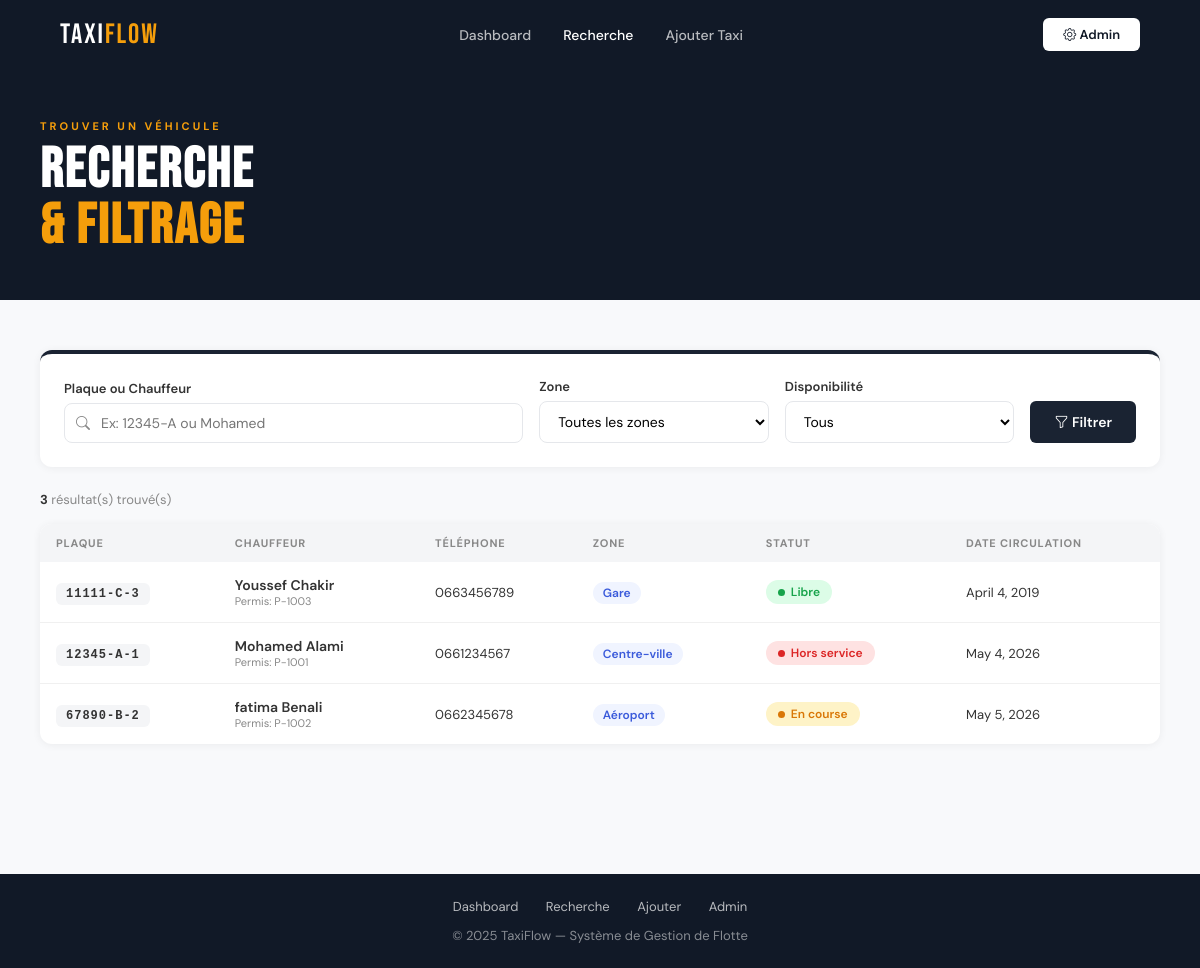
Page /recherche/ on the committed database.
### gestion/models.py (models this page shows, shortened)
class Taxi(models.Model):
    STATUT_CHOICES = [
        ('libre', 'Libre'),
        ('en_course', 'En course'),
        ('hors_service', 'Hors service'),
    ]
    plaque = models.CharField(max_length=20, unique=True, verbose_name="Plaque d'immatriculation")
    chauffeur = models.ForeignKey(
        Chauffeur,
        on_delete=models.SET_NULL,
        null=True, blank=True,
        verbose_name="Chauffeur assigné"
    )
    disponibilite = models.BooleanField(default=True, verbose_name="Disponible")
    statut = models.CharField(max_length=20, choices=STATUT_CHOICES, default='libre', verbose_name="Statut")
    zone = models.ForeignKey(
        Zone,
        on_delete=models.SET_NULL,
        null=True, blank=True,
        verbose_name="Zone d'opération"
    )
    date_mise_circulation = models.DateField(verbose_name="Date de mise en circulation")
    class Meta:
        verbose_name = "Taxi"
        verbose_name_plural = "Taxis"
        ordering = ['plaque']

class Chauffeur(models.Model):
    nom = models.CharField(max_length=100, verbose_name="Nom")
    prenom = models.CharField(max_length=100, verbose_name="Prénom")
    numero_permis = models.CharField(max_length=50, unique=True, verbose_name="N° Permis")
    telephone = models.CharField(max_length=20, verbose_name="Téléphone")
    def __str__(self):
        return f"{self.prenom} {self.nom}"
    class Meta:
        verbose_name = "Chauffeur"
        verbose_name_plural = "Chauffeurs"

class Zone(models.Model):
    nom_zone = models.CharField(max_length=100, verbose_name="Nom de la zone")
    tarif_base = models.DecimalField(max_digits=8, decimal_places=2, verbose_name="Tarif de base (MAD)")
    def __str__(self):
        return self.nom_zone
    class Meta:
        verbose_name = "Zone"
        verbose_name_plural = "Zones"

### gestion/views.py (the view)
# urls.py: path('recherche/', views.recherche, name='recherche'),
def recherche(request):
    taxis = Taxi.objects.select_related('chauffeur', 'zone').all()
    zones = Zone.objects.all()
    q = request.GET.get('q', '')           # Recherche texte (plaque ou chauffeur)
    zone_id = request.GET.get('zone', '')  # Filtre par zone
    dispo = request.GET.get('disponibilite', '')  # Filtre disponibilité
    if q:
        taxis = taxis.filter(
            Q(plaque__icontains=q) |
            Q(chauffeur__nom__icontains=q) |
            Q(chauffeur__prenom__icontains=q)
        )
    if zone_id:
        taxis = taxis.filter(zone_id=zone_id)
    if dispo:
        taxis = taxis.filter(disponibilite=(dispo == 'true'))
    context = {
        'taxis': taxis,
        'zones': zones,
        'q': q,
        'zone_id': zone_id,
        'dispo': dispo,
    }
    return render(request, 'gestion/recherche.html', context)

### gestion/templates/gestion/recherche.html (shortened to what this page needs)
{% extends 'gestion/base.html' %}
{% block nav_search %}active{% endblock %}
{% block content %}
<section style="background:var(--darker);padding:50px 0 45px;">
    <div class="container">
        <p style="color:var(--course);font-size:11px;font-weight:700;letter-spacing:3px;text-transform:uppercase;margin-bottom:10px;">TROUVER UN VÉHICULE</p>
        <h1 style="font-family:'Bebas Neue',sans-serif;font-size:56px;color:white;letter-spacing:2px;line-height:1;">
            RECHERCHE<br><span style="color:var(--course);">& FILTRAGE</span>
        </h1>
    </div>
</section>
<section style="padding:50px 0;">
    <div class="container">
        <div class="card mb-3" style="border-top: 4px solid var(--dark);">
            <form method="get">
                <div style="display:grid;grid-template-columns:2fr 1fr 1fr auto;gap:16px;align-items:end;">
                    <div class="form-group" style="margin-bottom:0;">
                        <label class="form-label">Plaque ou Chauffeur</label>
                        <div style="position:relative;">
                            <i class="bi bi-search" style="position:absolute;left:12px;top:50%;transform:translateY(-50%);color:var(--muted);font-size:14px;"></i>
                            <input type="text" name="q" value="{{ q }}" class="form-control" style="padding-left:36px;" placeholder="Ex: 12345-A ou Mohamed">
                        </div>
                    </div>
                    <div class="form-group" style="margin-bottom:0;">
                        <label class="form-label">Zone</label>
                        <select name="zone" class="form-select">
                            <option value="">Toutes les zones</option>
                        </select>
                    </div>
                    <div class="form-group" style="margin-bottom:0;">
                        <label class="form-label">Disponibilité</label>
                        <select name="disponibilite" class="form-select">
                            <option value="">Tous</option>
                        </select>
                    </div>
                    <button type="submit" class="btn-primary" style="height:42px;white-space:nowrap;">
                        <i class="bi bi-funnel"></i> Filtrer
                    </button>
                </div>
            </form>
        </div>
        <div class="flex-between mb-2">
            <p style="font-size:13px;color:var(--muted);">
                <strong style="color:var(--text);">{{ taxis|length }}</strong> résultat(s) trouvé(s)
            </p>
        </div>
        <div class="card" style="padding:0;overflow:hidden;">
            <table>
                <thead>
                    <tr>
                        <th>Plaque</th>
                        <th>Chauffeur</th>
                        <th>Téléphone</th>
                        <th>Zone</th>
                        <th>Statut</th>
                        <th>Date circulation</th>
                    </tr>
                </thead>
                <tbody>
                {% for taxi in taxis %}
                <tr>
                    <td><span class="plaque-badge">{{ taxi.plaque }}</span></td>
                    <td>
                        {% if taxi.chauffeur %}
                        <div style="font-weight:600;">{{ taxi.chauffeur }}</div>
                        <div style="font-size:11px;color:var(--muted);">Permis: {{ taxi.chauffeur.numero_permis }}</div>
                        {% else %}
                        <span class="text-muted text-sm">—</span>
                        {% endif %}
                    </td>
                    <td>
                        {% if taxi.chauffeur %}
                        <span class="text-sm">{{ taxi.chauffeur.telephone }}</span>
                        {% else %}<span class="text-muted text-sm">—</span>{% endif %}
                    </td>
                    <td>
                        {% if taxi.zone %}
                        <span style="background:#f0f4ff;color:#3b5bdb;padding:3px 10px;border-radius:20px;font-size:12px;font-weight:600;">
                            {{ taxi.zone }}
                        </span>
                        {% else %}<span class="text-muted text-sm">—</span>{% endif %}
                    </td>
                    <td>
                        {% if taxi.statut == 'libre' %}
                            <span class="badge-status badge-libre"><span class="dot"></span>Libre</span>
                        {% elif taxi.statut == 'en_course' %}
                            <span class="badge-status badge-course"><span class="dot"></span>En course</span>
                        {% else %}
                            <span class="badge-status badge-hors"><span class="dot"></span>Hors service</span>
                        {% endif %}
                    </td>
                    <td class="text-sm">{{ taxi.date_mise_circulation }}</td>
                </tr>
                {% endfor %}
                </tbody>
            </table>
        </div>
    </div>
</section>
{% endblock %}

### gestion/templates/gestion/base.html (style rules this page uses)
:root { --dark: #1a2332; --darker: #111927; --card-bg: #f4f5f7; --accent: #1a2332; --text: #333; --muted: #888; --libre: #22c55e; --course: #f59e0b; --hors: #ef4444; }
* { margin: 0; padding: 0; box-sizing: border-box; }
body { font-family: 'DM Sans', sans-serif; background: #f8f9fb; color: var(--text); }
.btn-primary { background: var(--dark); color: white; padding: 10px 24px; border: none; border-radius: 6px; font-family: 'DM Sans', sans-serif; font-size: 14px; font-weight: 600; cursor: pointer; text-decoration: none; display: inline-block; transition: opacity 0.2s; }
.badge-status { display: inline-flex; align-items: center; gap: 6px; padding: 4px 12px; border-radius: 20px; font-size: 12px; font-weight: 600; }
.badge-libre { background: #dcfce7; color: #16a34a; }
.badge-course { background: #fef3c7; color: #d97706; }
.badge-hors { background: #fee2e2; color: #dc2626; }
.dot { width: 7px; height: 7px; border-radius: 50%; background: currentColor; }
.card { background: white; border-radius: 12px; padding: 24px; box-shadow: 0 1px 8px rgba(0,0,0,0.06); }
table { width: 100%; border-collapse: collapse; }
th { background: var(--card-bg); padding: 12px 16px; text-align: left; font-size: 11px; font-weight: 700; text-transform: uppercase; letter-spacing: 0.8px; color: var(--muted); }
td { padding: 14px 16px; border-bottom: 1px solid #f0f0f0; font-size: 14px; }
tr:last-child td { border-bottom: none; }
.plaque-badge { background: var(--card-bg); padding: 4px 10px; border-radius: 6px; font-size: 12px; font-weight: 700; font-family: monospace; letter-spacing: 1px; }
.form-group { margin-bottom: 20px; }
.form-label { font-size: 13px; font-weight: 600; margin-bottom: 6px; display: block; }
.form-control, .form-select { width: 100%; padding: 10px 14px; border: 1.5px solid #e5e7eb; border-radius: 8px; font-family: 'DM Sans', sans-serif; font-size: 14px; background: white; transition: border-color 0.2s; outline: none; }
.container { max-width: 1200px; margin: 0 auto; padding: 0 40px; }
.flex-between { display: flex; justify-content: space-between; align-items: center; }
.mb-2 { margin-bottom: 16px; }
.mb-3 { margin-bottom: 24px; }
.text-sm { font-size: 13px; }

### rows in the picture
Taxi: plaque "11111-C-3", chauffeur "Youssef Chakir", chauffeur.numero_permis "P-1003", chauffeur.telephone "0663456789", zone "Gare", statut "libre" (drawn), date_mise_circulation "April 4, 2019"
Taxi: plaque "12345-A-1", chauffeur "Mohamed Alami", chauffeur.numero_permis "P-1001", chauffeur.telephone "0661234567", zone "Centre-ville", statut "hors_service" (drawn), date_mise_circulation "May 4, 2026"
Taxi: plaque "67890-B-2", chauffeur "fatima Benali", chauffeur.numero_permis "P-1002", chauffeur.telephone "0662345678", zone "Aéroport", statut "en_course" (drawn), date_mise_circulation "May 5, 2026"

### other values in the picture
{{ taxis|length }} "3"
